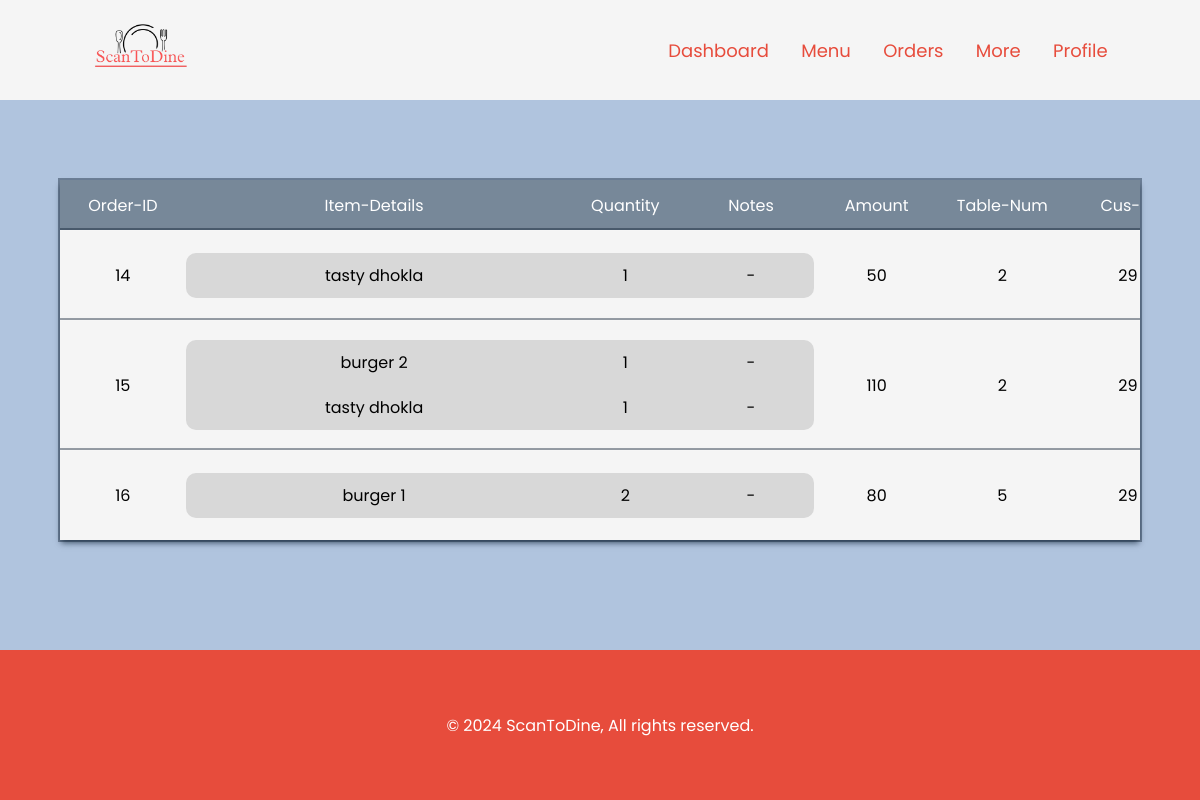
Screenshot of /adminModule/orders_history.php (signed in) with the database file from the repository.
### tables this page shows
CREATE TABLE `orders` (
  `order_id` int(12) NOT NULL,
  `cus_id` int(10) NOT NULL,
  `order_date` datetime NOT NULL,
  `table_num` int(3) NOT NULL,
  `res_id` int(6) NOT NULL,
  `items_det` longtext NOT NULL CHECK (json_valid(`items_det`)),
  `amount` double NOT NULL,
  `completion_code` int(6) NOT NULL,
  `order_status` varchar(25) NOT NULL DEFAULT 'finished'
);

### adminModule/orders_history.php (the view, shortened to what this page needs)
<?php
include("../commonPages/dbConnect.php");
$res_code = $_SESSION['res_code'];
?>
<!DOCTYPE html>
<html lang="en">
<head>
</head>
<body>
    <?php
    include("../commonPages/index_header.php");
    $fetchOrdersQuery = "select * from orders where res_id = $res_code;";
    $fetchOrders = mysqli_query($con, $fetchOrdersQuery);
    if(mysqli_num_rows($fetchOrders)>0){
    $orders = mysqli_fetch_all($fetchOrders, MYSQLI_ASSOC);
    ?>
    <div class="orders-div" id="orders-div">
        <div class="orders">
            <div class="order-index">
                <div class="flex1">Order-ID</div>
                <div class="flex3">Item-Details</div>
                <div class="flex1">Quantity</div>
                <div class="flex1">Notes</div>
                <div class="flex1">Amount</div>
                <div class="flex1">Table-Num</div>
                <div class="flex1">Cus-ID</div>
            </div>
            <?php
            foreach ($orders as $order) {
                $order_id = $order['order_id'];
                $cus_id = $order['cus_id'];
                $table_num = $order['table_num'];
                $items_det = $order['items_det'];
                $amount = $order['amount'];
                $items_det_array = json_decode($items_det, true);
                ?>
                <div class="order">
                    <div class="flex1">
                        <?php echo $order_id; ?>
                    </div>
                    <?php
                    $itemDetails = array();
                    $index = 1;
                    foreach ($items_det_array as $itemId => $val) {
                        if (!str_contains($itemId, 'inst')) {
                            $fetchItemDetQuery = "select * from food_items where res_id = $res_code and food_type_id = $itemId;";
                            $fetchItemDet = mysqli_query($con, $fetchItemDetQuery);
                            $itemDet = mysqli_fetch_assoc($fetchItemDet);
                            $itemDetails[$index] = array("name" => $itemDet['type_name'], "qun" => $val, "note" => $items_det_array["$itemId-inst"]);
                            $index++;
                        }
                    }
                    ?>
                    <div class="flex3">
                        <div class="item-det item-name">
                            <?php
                            for ($item_no = 1; $item_no <= count($itemDetails); $item_no++) {
                                echo "<div class='name'><p>" . $itemDetails[$item_no]['name'] . "</p></div>";
                            }
                            ?>
                        </div>
                    </div>
                    <div class="flex1">
                        <div class="item-det item-qun">
                            <?php
                            for ($item_no = 1; $item_no <= count($itemDetails); $item_no++) {
                                echo "<div class='qun'><p>" . $itemDetails[$item_no]['qun'] . "</p></div>";
                            }
                            ?>
                        </div>
                    </div>
                    <div class="flex1">
                        <div class="item-det item-note">
                            <?php
                            for ($item_no = 1; $item_no <= count($itemDetails); $item_no++) {
                                if (trim($itemDetails[$item_no]['note']) == '') {
                                    echo "<p>-</p>";
                                } else {
                                    echo "<marquee behavior='scroll' direction='left' scrollamount='2'><p>" . $itemDetails[$item_no]['note'] . "</p></marquee>";
                                }
                            }
                            ?>
                        </div>
                    </div>
                    <?php
                    echo "<div class='flex1'>" . $amount . "</div>";
                    echo "<div class='flex1'>" . $table_num . "</div>";
                    echo "<div class='flex1'>" . $cus_id . "</div>";
                    ?>
                </div>
                <?php
            }
            ?>
        </div>
    </div>
    <?php
    }else{
    ?>
    <div class="no-orders">
        <h2>No Orders Available!</h2>
    </div>
    <?php
    }
    ?>
</body>
</html>

### adminModule/orders_history.php (style rules this page uses)
* { padding: 0; margin: 0; font-family: 'Poppins', sans-serif; }
.orders-div { width: 100%; min-height: calc(100vh - 410px); height: auto; background-color: lightsteelblue; display: flex; flex-direction: column; align-items: center; padding: 80px 0px; }
.orders { box-shadow: rgba(6, 24, 44, 0.4) 0px 0px 0px 2px, rgba(6, 24, 44, 0.65) 0px 4px 6px -1px, rgba(255, 255, 255, 0.08) 0px 1px 0px inset; width: 90vw; height: auto; background-color: whitesmoke; overflow-x: scroll; }
.orders-div .order-index { width: 1382px; height: 50px; background-color: lightslategray; display: flex; align-items: center; color: white; }
.orders-div .flex1 { flex: 1; display: flex; justify-content: center; text-align: center; }
.orders-div .flex3 { flex: 3; display: flex; justify-content: center; text-align: center; }
.orders-div .order { width: 1382px; background-color: whitesmoke; box-shadow: rgba(6, 24, 44, 0.4) 0px 0px 0px 2px, rgba(6, 24, 44, 0.65) 0px 4px 6px -1px, rgba(255, 255, 255, 0.08) 0px 1px 0px inset; height: auto; padding: 20px 0px; display: flex; align-items: center; }
.item-det { display: flex; flex-direction: column; justify-content: center; align-items: center; background-color: rgb(216, 216, 216); width: 100%; }
.item-name { border-top-left-radius: 10px; border-bottom-left-radius: 10px; }
.item-note { border-top-right-radius: 10px; border-bottom-right-radius: 10px; }
.item-det p { margin: 10px 0px; text-align: center; }

### commonPages/index_header.php (style rules this page uses)
* { margin: 0; padding: 0; font-family: 'Poppins', sans-serif; }

### rows the page displays
orders: order_id "14", name "tasty dhokla", qun "1", amount "50", table_num "2", cus "29"
orders: order_id "15", name "burger 2", name "tasty dhokla", qun "1", amount "110", table_num "2", cus "29"
orders: order_id "16", name "burger 1", qun "2", amount "80", table_num "5", cus "29"
